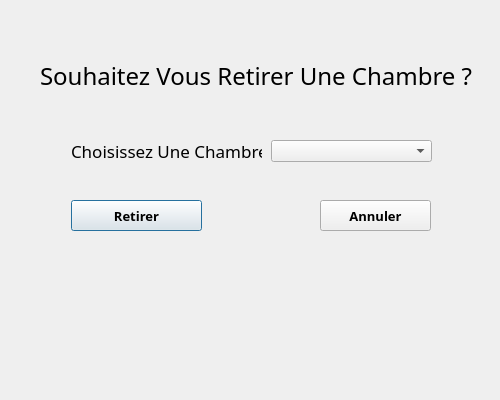
<?xml version="1.0" encoding="UTF-8"?>
<ui version="4.0">
 <class>CheckOutDialog</class>
 <widget class="QDialog" name="CheckOutDialog">
  <property name="windowModality">
   <enum>Qt::WindowModal</enum>
  </property>
  <property name="geometry">
   <rect>
    <x>0</x>
    <y>0</y>
    <width>500</width>
    <height>400</height>
   </rect>
  </property>
  <property name="windowTitle">
   <string>Retirer Reservation</string>
  </property>
  <widget class="QComboBox" name="cmbRoomList">
   <property name="geometry">
    <rect>
     <x>271</x>
     <y>140</y>
     <width>161</width>
     <height>22</height>
    </rect>
   </property>
   <property name="font">
    <font>
     <family>Pristina</family>
     <pointsize>13</pointsize>
    </font>
   </property>
  </widget>
  <widget class="QLabel" name="label">
   <property name="geometry">
    <rect>
     <x>71</x>
     <y>140</y>
     <width>191</width>
     <height>21</height>
    </rect>
   </property>
   <property name="font">
    <font>
     <family>Pristina</family>
     <pointsize>13</pointsize>
    </font>
   </property>
   <property name="text">
    <string>Choisissez Une Chambre</string>
   </property>
  </widget>
  <widget class="QPushButton" name="btnCheckout">
   <property name="geometry">
    <rect>
     <x>71</x>
     <y>200</y>
     <width>131</width>
     <height>31</height>
    </rect>
   </property>
   <property name="font">
    <font>
     <family>Pristina</family>
     <pointsize>10</pointsize>
     <weight>75</weight>
     <bold>true</bold>
    </font>
   </property>
   <property name="text">
    <string>Retirer</string>
   </property>
  </widget>
  <widget class="QPushButton" name="btnCancel">
   <property name="geometry">
    <rect>
     <x>320</x>
     <y>200</y>
     <width>111</width>
     <height>31</height>
    </rect>
   </property>
   <property name="font">
    <font>
     <family>Pristina</family>
     <pointsize>10</pointsize>
     <weight>75</weight>
     <bold>true</bold>
    </font>
   </property>
   <property name="text">
    <string>Annuler</string>
   </property>
  </widget>
  <widget class="QLabel" name="label_2">
   <property name="geometry">
    <rect>
     <x>40</x>
     <y>50</y>
     <width>451</width>
     <height>51</height>
    </rect>
   </property>
   <property name="font">
    <font>
     <family>Poor Richard</family>
     <pointsize>18</pointsize>
    </font>
   </property>
   <property name="text">
    <string>Souhaitez Vous Retirer Une Chambre ?</string>
   </property>
  </widget>
 </widget>
 <resources/>
 <connections/>
</ui>
